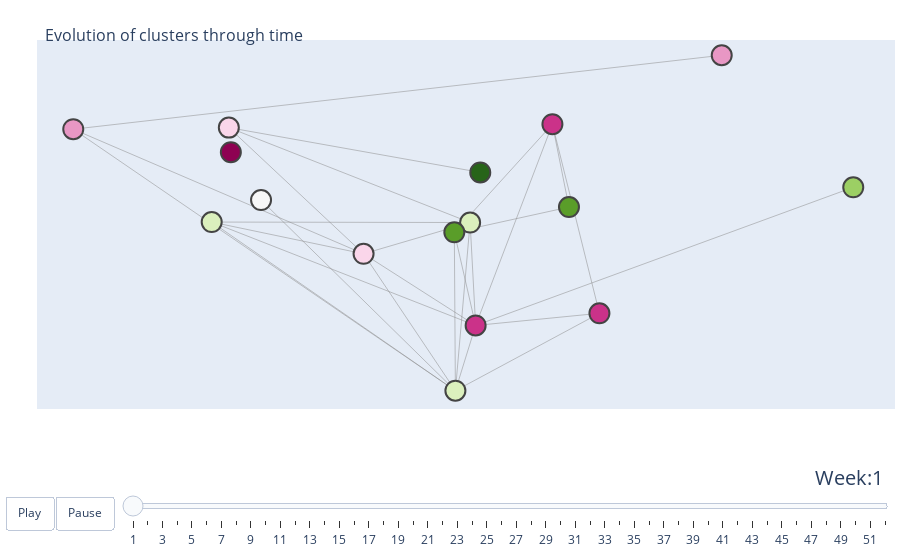

Notebook code cell kept with this figure:
### Code cell
weeks = list(range(1, 53))
x = [x[0] for x in final_pos.values()]
y = [x[1] for x in final_pos.values()]
# make figure
G = nx.read_graphml(files[0][1]).subgraph(filt)
fig_dict = {
    "data": [create_edges(G, final_pos), create_nodes(G, final_pos)],
    "layout": {},
    "frames": []
}

# fill in most of layout
fig_dict["layout"]['title'] = '<br>Evolution of clusters through time'
fig_dict["layout"]['titlefont_size'] = 16
fig_dict["layout"]['showlegend'] = False
fig_dict["layout"]['hovermode'] = 'closest'
fig_dict["layout"]['margin'] = dict(b=20,l=5,r=5,t=40)
fig_dict["layout"]['xaxis'] = dict(showgrid=False, zeroline=False, showticklabels=False,
                                   range=[min(x)*1.1, max(x)*1.1])
fig_dict["layout"]['yaxis'] = dict(showgrid=False, zeroline=False, showticklabels=False,
                                   range=[min(y)*1.1, max(y)*1.1])

fig_dict["layout"]["sliders"] = {
    "args": [
        "transition", {
            "duration": 400,
            "easing": "cubic-in-out"
        }
    ],
    "initialValue": "1",
    "plotlycommand": "animate",
    "values": weeks,
    "visible": True
}
fig_dict["layout"]["updatemenus"] = [
    {
        "buttons": [
            {
                "args": [None, {"frame": {"duration": 1000, "redraw": False},
                                "fromcurrent": True, "transition": {"duration": 300,
                                                                    "easing": "quadratic-in-out"}}],
                "label": "Play",
                "method": "animate"
            },
            {
                "args": [[None], {"frame": {"duration": 0, "redraw": False},
                                  "mode": "immediate",
                                  "transition": {"duration": 0}}],
                "label": "Pause",
                "method": "animate"
            }
        ],
        "direction": "left",
        "pad": {"r": 10, "t": 87},
        "showactive": False,
        "type": "buttons",
        "x": 0.1,
        "xanchor": "right",
        "y": 0,
        "yanchor": "top"
    }
]

sliders_dict = {
    "active": 0,
    "yanchor": "top",
    "xanchor": "left",
    "currentvalue": {
        "font": {"size": 20},
        "prefix": "Week:",
        "visible": True,
        "xanchor": "right"
    },
    "transition": {"duration": 300, "easing": "cubic-in-out"},
    "pad": {"b": 10, "t": 50},
    "len": 0.9,
    "x": 0.1,
    "y": 0,
    "steps": []
}

#Update the data and frames

for f in files:
    G = nx.read_graphml(f[1]).subgraph(filt)
    frame = {"data": [create_edges(G, final_pos), create_nodes(G, final_pos)], "name": f[0]}
    fig_dict["frames"].append(frame)
    slider_step = {"args": [
        [f[0]],
        {"frame": {"duration": 300, "redraw": False},
         "mode": "immediate",
         "transition": {"duration": 300}}
    ],
        "label": f[0],
        "method": "animate"}
    sliders_dict["steps"].append(slider_step)
    
fig_dict["layout"]["sliders"] = [sliders_dict]

fig = go.Figure(fig_dict)

fig.show()

### Figure 1 — Plotly figure (JSON) as saved in the notebook; plotly's stock layout.template omitted (floating-point values rounded to 4 significant figures)
{"data": [{"hoverinfo": "none", "line": {"color": "#888", "width": 0.5}, "mode": "lines", "type": "scatter", "x": [0.03875, 0.005397, null, 0.03875, 0.03394, null, 0.03394, 0.04761, null, 0.03394, 0.005397, null, 0.03394, 0.0116, null, -0.021, -0.06518, null, -0.021, 0.0116, null, -0.021, 0.005712, null, -0.021, 0.009995, null, -0.021, -0.0602, null, -0.021, -0.1055, null, 0.01295, -0.0602, null, 0.1215, 0.0116, null, -0.06518, 0.009995, null, -0.06518, 0.0116, null, -0.06518, 0.005712, null, 0.04761, 0.0116, null, 0.04761, 0.005712, null, 0.005397, 0.0116, null, 0.005397, 0.005712, null, 0.005397, 0.009995, null, 0.0116, 0.005712, null, 0.0116, 0.009995, null, 0.005712, 0.009995, null, 0.005712, -0.05083, null, 0.005712, -0.1055, null, 0.009995, -0.0602, null, -0.1055, 0.08319, null], "y": [0.0003206, -0.009704, null, 0.0003206, 0.03327, null, 0.03327, -0.04191, null, 0.03327, -0.009704, null, 0.03327, -0.04675, null, -0.01825, -0.005627, null, -0.01825, -0.04675, null, -0.01825, -0.07269, null, -0.01825, -0.005812, null, -0.01825, 0.03192, null, -0.01825, 0.03129, null, 0.01411, 0.03192, null, 0.0082, -0.04675, null, -0.005627, -0.005812, null, -0.005627, -0.04675, null, -0.005627, -0.07269, null, -0.04191, -0.04675, null, -0.04191, -0.07269, null, -0.009704, -0.04675, null, -0.009704, -0.07269, null, -0.009704, -0.005812, null, -0.04675, -0.07269, null, -0.04675, -0.005812, null, -0.07269, -0.005812, null, -0.07269, 0.003117, null, -0.07269, 0.03129, null, -0.005812, 0.03192, null, 0.03129, 0.06069, null]}, {"hoverinfo": "text", "marker": {"color": [-1, -1, 6, 4, 4, 3, 2, 1, 1, 0, 2, 7, 5, 4, 0, 6, 0], "line": {"width": 2}, "size": 20}, "mode": "markers", "text": ["na", "Cluster: NA", "Cluster: 6", "Cluster: 4", "Cluster: 4", "Cluster: 3", "Cluster: 2", "Cluster: 1", "Cluster: 1", "Cluster: 0", "Cluster: 2", "Cluster: 7", "Cluster: 5", "Cluster: 4", "Cluster: 0", "Cluster: 6", "Cluster: 0"], "type": "scatter", "x": [-1, -0.05961, 0.03875, 0.005712, 0.009995, -0.05083, -0.0602, -0.1055, 0.08319, 0.03394, -0.021, 0.01295, 0.1215, -0.06518, 0.04761, 0.005397, 0.0116], "y": [-1, 0.02216, 0.0003206, -0.07269, -0.005812, 0.003117, 0.03192, 0.03129, 0.06069, 0.03327, -0.01825, 0.01411, 0.0082, -0.005627, -0.04191, -0.009704, -0.04675]}], "layout": {"hovermode": "closest", "margin": {"b": 20, "l": 5, "r": 5, "t": 40}, "showlegend": false, "sliders": [{"active": 0, "currentvalue": {"font": {"size": 20}, "prefix": "Week:", "visible": true, "xanchor": "right"}, "len": 0.9, "pad": {"b": 10, "t": 50}, "steps": [{"args": [[1], {"frame": {"duration": 300, "redraw": false}, "mode": "immediate", "transition": {"duration": 300}}], "label": "1", "method": "animate"}, {"args": [[2], {"frame": {"duration": 300, "redraw": false}, "mode": "immediate", "transition": {"duration": 300}}], "label": "2", "method": "animate"}, {"args": [[3], {"frame": {"duration": 300, "redraw": false}, "mode": "immediate", "transition": {"duration": 300}}], "label": "3", "method": "animate"}, {"args": [[4], {"frame": {"duration": 300, "redraw": false}, "mode": "immediate", "transition": {"duration": 300}}], "label": "4", "method": "animate"}, {"args": [[5], {"frame": {"duration": 300, "redraw": false}, "mode": "immediate", "transition": {"duration": 300}}], "label": "5", "method": "animate"}, {"args": [[6], {"frame": {"duration": 300, "redraw": false}, "mode": "immediate", "transition": {"duration": 300}}], "label": "6", "method": "animate"}, {"args": [[7], {"frame": {"duration": 300, "redraw": false}, "mode": "immediate", "transition": {"duration": 300}}], "label": "7", "method": "animate"}, {"args": [[8], {"frame": {"duration": 300, "redraw": false}, "mode": "immediate", "transition": {"duration": 300}}], "label": "8", "method": "animate"}, {"args": [[9], {"frame": {"duration": 300, "redraw": false}, "mode": "immediate", "transition": {"duration": 300}}], "label": "9", "method": "animate"}, {"args": [[10], {"frame": {"duration": 300, "redraw": false}, "mode": "immediate", "transition": {"duration": 300}}], "label": "10", "method": "animate"}, {"args": [[11], {"frame": {"duration": 300, "redraw": false}, "mode": "immediate", "transition": {"duration": 300}}], "label": "11", "method": "animate"}, {"args": [[12], {"frame": {"duration": 300, "redraw": false}, "mode": "immediate", "transition": {"duration": 300}}], "label": "12", "method": "animate"}, {"args": [[13], {"frame": {"duration": 300, "redraw": false}, "mode": "immediate", "transition": {"duration": 300}}], "label": "13", "method": "animate"}, {"args": [[14], {"frame": {"duration": 300, "redraw": false}, "mode": "immediate", "transition": {"duration": 300}}], "label": "14", "method": "animate"}, {"args": [[15], {"frame": {"duration": 300, "redraw": false}, "mode": "immediate", "transition": {"duration": 300}}], "label": "15", "method": "animate"}, {"args": [[16], {"frame": {"duration": 300, "redraw": false}, "mode": "immediate", "transition": {"duration": 300}}], "label": "16", "method": "animate"}, {"args": [[17], {"frame": {"duration": 300, "redraw": false}, "mode": "immediate", "transition": {"duration": 300}}], "label": "17", "method": "animate"}, {"args": [[18], {"frame": {"duration": 300, "redraw": false}, "mode": "immediate", "transition": {"duration": 300}}], "label": "18", "method": "animate"}, {"args": [[19], {"frame": {"duration": 300, "redraw": false}, "mode": "immediate", "transition": {"duration": 300}}], "label": "19", "method": "animate"}, {"args": [[20], {"frame": {"duration": 300, "redraw": false}, "mode": "immediate", "transition": {"duration": 300}}], "label": "20", "method": "animate"}, {"args": [[21], {"frame": {"duration": 300, "redraw": false}, "mode": "immediate", "transition": {"duration": 300}}], "label": "21", "method": "animate"}, {"args": [[22], {"frame": {"duration": 300, "redraw": false}, "mode": "immediate", "transition": {"duration": 300}}], "label": "22", "method": "animate"}, {"args": [[23], {"frame": {"duration": 300, "redraw": false}, "mode": "immediate", "transition": {"duration": 300}}], "label": "23", "method": "animate"}, {"args": [[24], {"frame": {"duration": 300, "redraw": false}, "mode": "immediate", "transition": {"duration": 300}}], "label": "24", "method": "animate"}, {"args": [[25], {"frame": {"duration": 300, "redraw": false}, "mode": "immediate", "transition": {"duration": 300}}], "label": "25", "method": "animate"}, {"args": [[26], {"frame": {"duration": 300, "redraw": false}, "mode": "immediate", "transition": {"duration": 300}}], "label": "26", "method": "animate"}, {"args": [[27], {"frame": {"duration": 300, "redraw": false}, "mode": "immediate", "transition": {"duration": 300}}], "label": "27", "method": "animate"}, {"args": [[28], {"frame": {"duration": 300, "redraw": false}, "mode": "immediate", "transition": {"duration": 300}}], "label": "28", "method": "animate"}, {"args": [[29], {"frame": {"duration": 300, "redraw": false}, "mode": "immediate", "transition": {"duration": 300}}], "label": "29", "method": "animate"}, {"args": [[30], {"frame": {"duration": 300, "redraw": false}, "mode": "immediate", "transition": {"duration": 300}}], "label": "30", "method": "animate"}, {"args": [[31], {"frame": {"duration": 300, "redraw": false}, "mode": "immediate", "transition": {"duration": 300}}], "label": "31", "method": "animate"}, {"args": [[32], {"frame": {"duration": 300, "redraw": false}, "mode": "immediate", "transition": {"duration": 300}}], "label": "32", "method": "animate"}, {"args": [[33], {"frame": {"duration": 300, "redraw": false}, "mode": "immediate", "transition": {"duration": 300}}], "label": "33", "method": "animate"}, {"args": [[34], {"frame": {"duration": 300, "redraw": false}, "mode": "immediate", "transition": {"duration": 300}}], "label": "34", "method": "animate"}, {"args": [[35], {"frame": {"duration": 300, "redraw": false}, "mode": "immediate", "transition": {"duration": 300}}], "label": "35", "method": "animate"}, {"args": [[36], {"frame": {"duration": 300, "redraw": false}, "mode": "immediate", "transition": {"duration": 300}}], "label": "36", "method": "animate"}, {"args": [[37], {"frame": {"duration": 300, "redraw": false}, "mode": "immediate", "transition": {"duration": 300}}], "label": "37", "method": "animate"}, {"args": [[38], {"frame": {"duration": 300, "redraw": false}, "mode": "immediate", "transition": {"duration": 300}}], "label": "38", "method": "animate"}, {"args": [[39], {"frame": {"duration": 300, "redraw": false}, "mode": "immediate", "transition": {"duration": 300}}], "label": "39", "method": "animate"}, {"args": [[40], {"frame": {"duration": 300, "redraw": false}, "mode": "immediate", "transition": {"duration": 300}}], "label": "40", "method": "animate"}, {"args": [[41], {"frame": {"duration": 300, "redraw": false}, "mode": "immediate", "transition": {"duration": 300}}], "label": "41", "method": "animate"}, {"args": [[42], {"frame": {"duration": 300, "redraw": false}, "mode": "immediate", "transition": {"duration": 300}}], "label": "42", "method": "animate"}, {"args": [[43], {"frame": {"duration": 300, "redraw": false}, "mode": "immediate", "transition": {"duration": 300}}], "label": "43", "method": "animate"}, {"args": [[44], {"frame": {"duration": 300, "redraw": false}, "mode": "immediate", "transition": {"duration": 300}}], "label": "44", "method": "animate"}, {"args": [[45], {"frame": {"duration": 300, "redraw": false}, "mode": "immediate", "transition": {"duration": 300}}], "label": "45", "method": "animate"}, {"args": [[46], {"frame": {"duration": 300, "redraw": false}, "mode": "immediate", "transition": {"duration": 300}}], "label": "46", "method": "animate"}, {"args": [[47], {"frame": {"duration": 300, "redraw": false}, "mode": "immediate", "transition": {"duration": 300}}], "label": "47", "method": "animate"}, {"args": [[48], {"frame": {"duration": 300, "redraw": false}, "mode": "immediate", "transition": {"duration": 300}}], "label": "48", "method": "animate"}, {"args": [[49], {"frame": {"duration": 300, "redraw": false}, "mode": "immediate", "transition": {"duration": 300}}], "label": "49", "method": "animate"}, {"args": [[50], {"frame": {"duration": 300, "redraw": false}, "mode": "immediate", "transition": {"duration": 300}}], "label": "50", "method": "animate"}, {"args": [[51], {"frame": {"duration": 300, "redraw": false}, "mode": "immediate", "transition": {"duration": 300}}], "label": "51", "method": "animate"}, {"args": [[52], {"frame": {"duration": 300, "redraw": false}, "mode": "immediate", "transition": {"duration": 300}}], "label": "52", "method": "animate"}], "transition": {"duration": 300, "easing": "cubic-in-out"}, "x": 0.1, "xanchor": "left", "y": 0, "yanchor": "top"}], "title": {"font": {"size": 16}, "text": "<br>Evolution of clusters through time"}, "updatemenus": [{"buttons": [{"args": [null, {"frame": {"duration": 1000, "redraw": false}, "fromcurrent": true, "transition": {"duration": 300, "easing": "quadratic-in-out"}}], "label": "Play", "method": "animate"}, {"args": [[null], {"frame": {"duration": 0, "redraw": false}, "mode": "immediate", "transition": {"duration": 0}}], "label": "Pause", "method": "animate"}], "direction": "left", "pad": {"r": 10, "t": 87}, "showactive": false, "type": "buttons", "x": 0.1, "xanchor": "right", "y": 0, "yanchor": "top"}], "xaxis": {"range": [-0.116, 0.1336], "showgrid": false, "showticklabels": false, "zeroline": false}, "yaxis": {"range": [-0.07996, 0.06676], "showgrid": false, "showticklabels": false, "zeroline": false}}}
